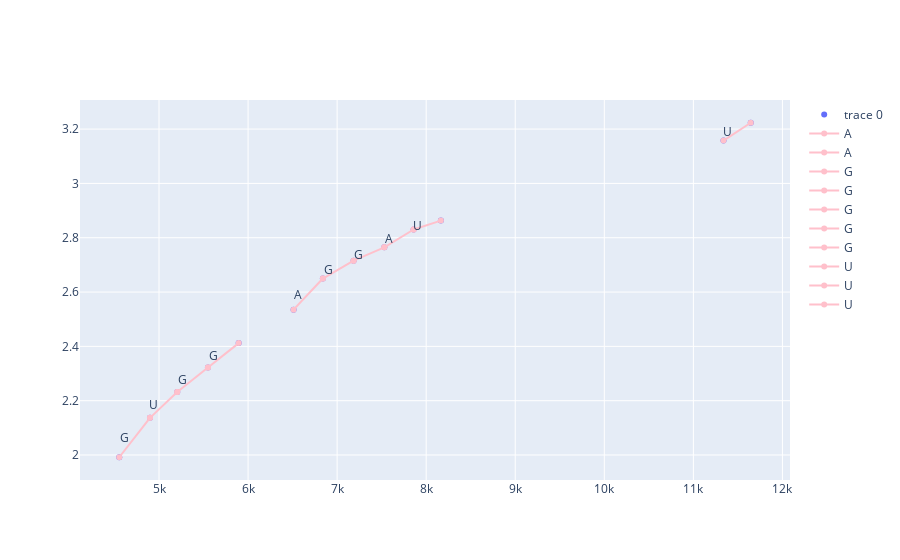

Write notebook code for a chart like this one.
### Code cell
bcr = base_calling_random(df_mock_trf, silence=True)
plotly_basecalling(*bcr, annotate=False)
# df_seats = process_mass_base_seats(*bcr, full_mass=full_mass, orientation=5)
# out_name = f'/Users/bryan/Documents/BioPharmaFinder/BaoLab/NGS/Shift/seats_{i}.xlsx'
# df_seats.to_excel(out_name)

### Figure 1 — Plotly figure (JSON) as saved in the notebook; plotly's stock layout.template omitted (floating-point values rounded to 4 significant figures)
{"data": [{"mode": "markers", "type": "scatter", "x": [8165.0, 7185.0, 7530.0, 7859.0, 5550.0, 11640.0, 6511.0, 6840.0, 5205.0, 5895.0, 4899.0, 4554.0, 11340.0], "y": [2.863, 2.715, 2.765, 2.83, 2.322, 3.223, 2.535, 2.65, 2.232, 2.412, 2.137, 1.992, 3.158]}, {"line": {"color": "pink"}, "mode": "lines+markers", "name": "A", "type": "scatter", "x": [7530.0, 7859.0], "y": [2.765, 2.83]}, {"line": {"color": "pink"}, "mode": "lines+markers", "name": "A", "type": "scatter", "x": [6511.0, 6840.0], "y": [2.535, 2.65]}, {"line": {"color": "pink"}, "mode": "lines+markers", "name": "G", "type": "scatter", "x": [7185.0, 6840.0], "y": [2.715, 2.65]}, {"line": {"color": "pink"}, "mode": "lines+markers", "name": "G", "type": "scatter", "x": [7185.0, 7530.0], "y": [2.715, 2.765]}, {"line": {"color": "pink"}, "mode": "lines+markers", "name": "G", "type": "scatter", "x": [5550.0, 5205.0], "y": [2.322, 2.232]}, {"line": {"color": "pink"}, "mode": "lines+markers", "name": "G", "type": "scatter", "x": [5550.0, 5895.0], "y": [2.322, 2.412]}, {"line": {"color": "pink"}, "mode": "lines+markers", "name": "G", "type": "scatter", "x": [4899.0, 4554.0], "y": [2.137, 1.992]}, {"line": {"color": "pink"}, "mode": "lines+markers", "name": "U", "type": "scatter", "x": [8165.0, 7859.0], "y": [2.863, 2.83]}, {"line": {"color": "pink"}, "mode": "lines+markers", "name": "U", "type": "scatter", "x": [11640.0, 11340.0], "y": [3.223, 3.158]}, {"line": {"color": "pink"}, "mode": "lines+markers", "name": "U", "type": "scatter", "x": [5205.0, 4899.0], "y": [2.232, 2.137]}], "layout": {"annotations": [{"arrowhead": 1, "showarrow": false, "text": "A", "x": 7694.0, "xshift": -10, "y": 2.797}, {"arrowhead": 1, "showarrow": false, "text": "A", "x": 6675.0, "xshift": -10, "y": 2.592}, {"arrowhead": 1, "showarrow": false, "text": "G", "x": 7012.0, "xshift": -10, "y": 2.683}, {"arrowhead": 1, "showarrow": false, "text": "G", "x": 7357.0, "xshift": -10, "y": 2.74}, {"arrowhead": 1, "showarrow": false, "text": "G", "x": 5377.0, "xshift": -10, "y": 2.277}, {"arrowhead": 1, "showarrow": false, "text": "G", "x": 5722.0, "xshift": -10, "y": 2.367}, {"arrowhead": 1, "showarrow": false, "text": "G", "x": 4726.0, "xshift": -10, "y": 2.064}, {"arrowhead": 1, "showarrow": false, "text": "U", "x": 8012.0, "xshift": -10, "y": 2.847}, {"arrowhead": 1, "showarrow": false, "text": "U", "x": 11490.0, "xshift": -10, "y": 3.191}, {"arrowhead": 1, "showarrow": false, "text": "U", "x": 5052.0, "xshift": -10, "y": 2.184}]}}
